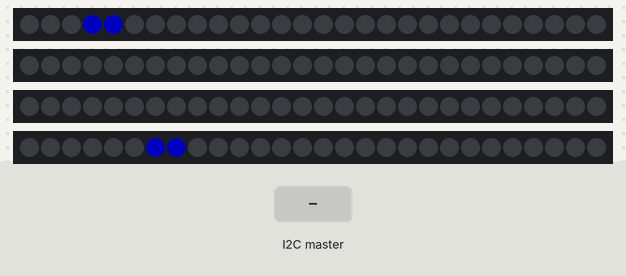
Bench run of a sketch on a simulated Arduino Uno, built with avr-gcc and run on an emulated ATmega328P. Shown: 4 × 28 RGB LEDs in strip order, left to right. Inputs (shaded band) come from the test bench. Dim RGB values are drawn brighter than linear; random numbers use the default seed unless the sketch sets one.

Above: at 1.35 s.
1.8 s: the I2C master sends "e"
At 2.7 s:
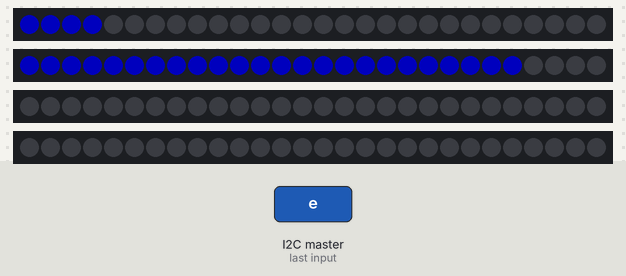
3.4 s: the I2C master sends "g"
At 3.83 s:
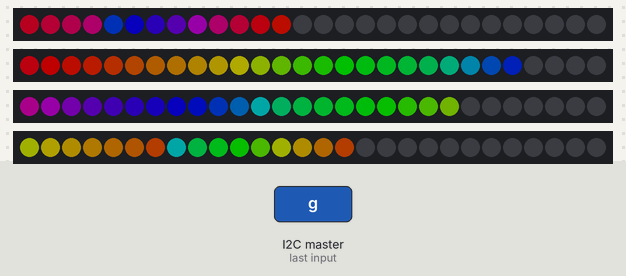
6.0 s: the I2C master sends "d"
At 6.19 s:
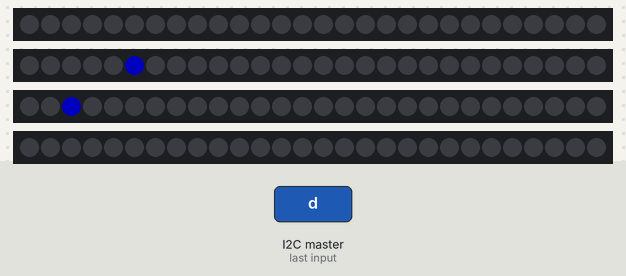
9.0 s: the I2C master sends "g"
At 9.2 s:
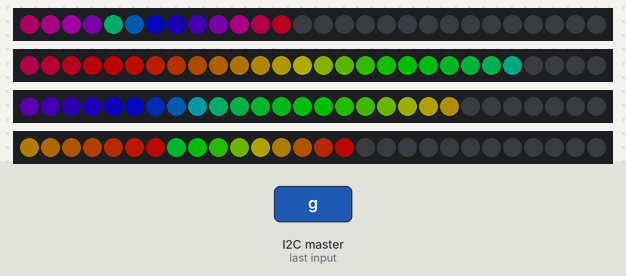
11.4 s: the I2C master sends "d"
At 11.57 s:
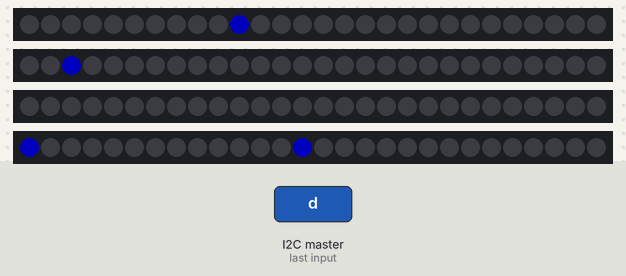
12.9 s: the I2C master sends "g"
At 13.52 s:
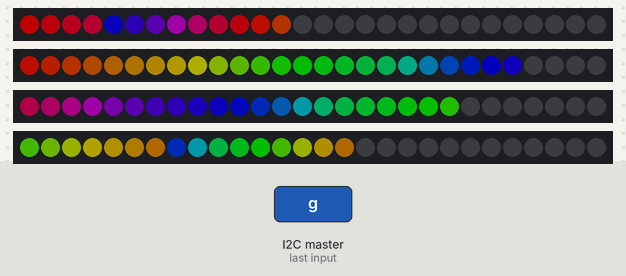

The sketch:

tactical_cyber_vest.ino
```cpp
#include "FastLED.h"
#include "Wire.h"

FASTLED_USING_NAMESPACE

#if defined(FASTLED_VERSION) && (FASTLED_VERSION < 3001000)
#warning "Requires FastLED 3.1 or later; check github for latest code."
#endif

#define LED_TYPE    WS2811
#define COLOR_ORDER GRB

typedef uint16_t ledaddr_t;

#define LED_ADDR(pin, led) ((pin<<8) | (led&0xff))
#define LED_TO_PIN(addr) ((addr>>8) & 0xff)
#define LED_TO_LED(addr) (addr & 0xff)

const uint8_t LED_PIN_COUNT = 4;
const uint8_t LED_LED_COUNT = 28;
const uint8_t LED_PINS[LED_PIN_COUNT] = {2, 3, 4, 5,};

const uint8_t I2C_ADDR = 4;

ledaddr_t upleft[] = {
  LED_ADDR(0,3),
  LED_ADDR(0,2),
  LED_ADDR(0,1),
  LED_ADDR(0,0),
  LED_ADDR(1,0),
  LED_ADDR(1,1),
  LED_ADDR(1,2),
  // snip
  LED_ADDR(1,3),
  LED_ADDR(1,4),
  LED_ADDR(1,5),
  LED_ADDR(1,6),
  LED_ADDR(1,7),
  LED_ADDR(1,8),
  LED_ADDR(1,9),
  LED_ADDR(1,10),
  LED_ADDR(1,11),
  LED_ADDR(1,12),
  LED_ADDR(1,13),
  LED_ADDR(1,14),
  LED_ADDR(1,15),
  LED_ADDR(1,16),
  LED_ADDR(1,17),
  LED_ADDR(1,18),
  LED_ADDR(1,19),
  LED_ADDR(1,20),
  LED_ADDR(1,21),
  LED_ADDR(1,22),
  LED_ADDR(1,23),
};

ledaddr_t loleft[] = {
  LED_ADDR(0, 4),
  LED_ADDR(0, 5),
  LED_ADDR(0, 6),
  LED_ADDR(0, 7),
  LED_ADDR(0, 8),
  LED_ADDR(0, 9),
  LED_ADDR(0, 10),
  LED_ADDR(0, 11),
  LED_ADDR(0, 12),
};

ledaddr_t upright[] = {
  LED_ADDR(3, 6),
  LED_ADDR(3, 5),
  LED_ADDR(3, 4),
  LED_ADDR(3, 3),
  LED_ADDR(3, 2),
  LED_ADDR(3, 1),
  LED_ADDR(3, 0),
  LED_ADDR(2, 0),
  LED_ADDR(2, 1),
  LED_ADDR(2, 2),
  LED_ADDR(2, 3),
  LED_ADDR(2, 4),
  LED_ADDR(2, 5),
  LED_ADDR(2, 6),
  LED_ADDR(2, 7),
  LED_ADDR(2, 8),
  LED_ADDR(2, 9),
  LED_ADDR(2, 10),
  LED_ADDR(2, 11),
  LED_ADDR(2, 12),
  LED_ADDR(2, 13),
  LED_ADDR(2, 14),
  LED_ADDR(2, 15),
  LED_ADDR(2, 16),
  LED_ADDR(2, 17),
  LED_ADDR(2, 18),
  LED_ADDR(2, 19),
  LED_ADDR(2, 20),
};
ledaddr_t loright[] = {
  LED_ADDR(3, 7),
  LED_ADDR(3, 8),
  LED_ADDR(3, 9),
  LED_ADDR(3, 10),
  LED_ADDR(3, 11),
  LED_ADDR(3, 12),
  LED_ADDR(3, 13),
  LED_ADDR(3, 14),
  LED_ADDR(3, 15),
};

ledaddr_t top[] = {
  LED_ADDR(3, 6),
  LED_ADDR(3, 5),
  LED_ADDR(3, 4),
  LED_ADDR(3, 3),
  LED_ADDR(3, 2),
  LED_ADDR(3, 1),
  LED_ADDR(3, 0),
  LED_ADDR(2, 20),
  LED_ADDR(2, 19),
  LED_ADDR(2, 18),
  LED_ADDR(2, 17),
  LED_ADDR(2, 16),
  LED_ADDR(2, 15),
  LED_ADDR(2, 14),
  LED_ADDR(2, 13),
  LED_ADDR(2, 12),
  LED_ADDR(2, 11),
  LED_ADDR(2, 10),
  LED_ADDR(2, 9),
  LED_ADDR(2, 8),
  LED_ADDR(2, 7),
  LED_ADDR(2, 6),
  LED_ADDR(2, 5),
  LED_ADDR(2, 4),
  LED_ADDR(2, 3),
  LED_ADDR(2, 2),
  LED_ADDR(2, 1),
  LED_ADDR(2, 0),
  //
  LED_ADDR(0,3),
  LED_ADDR(0,2),
  LED_ADDR(0,1),
  LED_ADDR(0,0),
  LED_ADDR(1,0),
  LED_ADDR(1,1),
  LED_ADDR(1,2),
  LED_ADDR(1,3),
  LED_ADDR(1,4),
  LED_ADDR(1,5),
  LED_ADDR(1,6),
  LED_ADDR(1,7),
  LED_ADDR(1,8),
  LED_ADDR(1,9),
  LED_ADDR(1,10),
  LED_ADDR(1,11),
  LED_ADDR(1,12),
  LED_ADDR(1,13),
  LED_ADDR(1,14),
  LED_ADDR(1,15),
  LED_ADDR(1,16),
  LED_ADDR(1,17),
  LED_ADDR(1,18),
  LED_ADDR(1,19),
  LED_ADDR(1,20),
  LED_ADDR(1,21),
  LED_ADDR(1,22),
  LED_ADDR(1,23),
};

ledaddr_t bottom[] = {
  LED_ADDR(3, 15),
  LED_ADDR(3, 14),
  LED_ADDR(3, 13),
  LED_ADDR(3, 12),
  LED_ADDR(3, 11),
  LED_ADDR(3, 10),
  LED_ADDR(3, 9),
  LED_ADDR(3, 8),
  LED_ADDR(3, 7),
  LED_ADDR(0, 4),
  LED_ADDR(0, 5),
  LED_ADDR(0, 6),
  LED_ADDR(0, 7),
  LED_ADDR(0, 8),
  LED_ADDR(0, 9),
  LED_ADDR(0, 10),
  LED_ADDR(0, 11),
  LED_ADDR(0, 12),
};

CRGB leds[LED_PIN_COUNT][LED_LED_COUNT];

#define BRIGHTNESS          80
#define FRAMES_PER_SECOND  120

void setup() {
  delay(500); // 2 second delay for recovery

  Wire.begin(I2C_ADDR);
  Wire.onReceive(i2c_receive);

  // tell FastLED about the LED strip configuration
  FastLED.addLeds<LED_TYPE, 2, COLOR_ORDER>(leds[0], LED_LED_COUNT).setCorrection(TypicalLEDStrip);
  FastLED.addLeds<LED_TYPE, 3, COLOR_ORDER>(leds[1], LED_LED_COUNT).setCorrection(TypicalLEDStrip);
  FastLED.addLeds<LED_TYPE, 4, COLOR_ORDER>(leds[2], LED_LED_COUNT).setCorrection(TypicalLEDStrip);
  FastLED.addLeds<LED_TYPE, 5, COLOR_ORDER>(leds[3], LED_LED_COUNT).setCorrection(TypicalLEDStrip);

  // set master brightness control
  FastLED.setBrightness(BRIGHTNESS);
}

// i2c callback
void i2c_receive(int count) {
  uint8_t c = 0;
  while ( Wire.available() ) {
    c = Wire.read();
    eval_cmd(c);
  }
}

uint8_t mode = 0;

void eval_cmd(uint8_t cmd) {
  switch ( cmd ) {
    case 100:
      mode = 0;
      start_mode();
      break;
    case 101:
      mode = 1;
      start_mode();
      break;
    case 102:
      mode = 2;
      start_mode();
      break;
    case 103:
      mode = 3;
      start_mode();
      break;
    case 104:
      mode = 4;
      start_mode();
      break;
    case 105:
      mode = 5;
      start_mode();
      break;
    case 200:
      FastLED.setBrightness(0);
      break;
    case 201:
      FastLED.setBrightness(3);
      break;
    case 202:
      FastLED.setBrightness(9);
      break;
    case 203:
      FastLED.setBrightness(27);
      break;
    case 204:
      FastLED.setBrightness(81);
      break;
    case 205:
      FastLED.setBrightness(243);
      break;
  }
}

void loop() {
  receive();

  sensors();

  EVERY_N_MILLISECONDS(10) {
    update_leds();
  }

  write_leds();

  // send the 'leds' array out to the actual LED strip
  FastLED.show();

//  EVERY_N_MILLISECONDS( 10 ) {
//    pos++;
//  }
//  return;

  // insert a delay to keep the framerate modest
//  FastLED.delay(1000/FRAMES_PER_SECOND);
  // do some periodic updates
//  EVERY_N_MILLISECONDS( 10 ) {
//    pos++;
//    if ( pos >= 28 ) {
//      pos = 0;
//    }
//  }
}

void start_mode() {
  switch (mode) {
    case 0:
      i_pulse();
      break;
    case 1:
      i_circle();
      break;
    case 2:
      i_runner();
      break;
    case 3:
      i_rainbow();
      break;
    case 4:
      i_black();
      break;
  }
}
void update_leds() {
  switch (mode) {
    case 0:
      u_pulse();
      break;
    case 1:
      u_circle();
      break;
    case 2:
      u_runner();
      break;
    case 3:
      u_rainbow();
      break;
    case 4:
      u_black();
      break;
  }
}
void write_leds() {
  switch (mode) {
    case 0:
      w_pulse();
      break;
    case 1:
      w_circle();
      break;
    case 2:
      w_runner();
      break;
    case 3:
      w_rainbow();
      break;
    case 4:
      w_black();
      break;
  }
}

uint8_t s0=0;
uint8_t s1=0;
ledaddr_t *sline=NULL;
uint8_t slen = 0;
void i_circle() {
  s1=0;
}
void w_circle() {
  if ( s1==0 ) {
    fill_solid(upleft, sizeof(upleft)/2, CRGB::Blue);
    fill_solid(upright, sizeof(upright)/2, CRGB::Black);
    fill_solid(loleft, sizeof(loleft)/2, CRGB::Black);
    fill_solid(loright, sizeof(loright)/2, CRGB::Black);
  } else if ( s1==1 ) {
    fill_solid(upleft, sizeof(upleft)/2, CRGB::Black);
    fill_solid(upright, sizeof(upright)/2, CRGB::Blue);
    fill_solid(loleft, sizeof(loleft)/2, CRGB::Black);
    fill_solid(loright, sizeof(loright)/2, CRGB::Black);
  } else if ( s1==2 ) {
    fill_solid(upleft, sizeof(upleft)/2, CRGB::Black);
    fill_solid(upright, sizeof(upright)/2, CRGB::Black);
    fill_solid(loleft, sizeof(loleft)/2, CRGB::Black);
    fill_solid(loright, sizeof(loright)/2, CRGB::Blue);
  } else if ( s1==3 ) {
    fill_solid(upleft, sizeof(upleft)/2, CRGB::Black);
    fill_solid(upright, sizeof(upright)/2, CRGB::Black);
    fill_solid(loleft, sizeof(loleft)/2, CRGB::Blue);
    fill_solid(loright, sizeof(loright)/2, CRGB::Black);
  }
}
void u_circle() {
  EVERY_N_MILLISECONDS(50) {
    s1++;
    if ( s1>3 ) {
      s1=0;
    }
  }
}

void i_pulse() {
  s1=0;
}
void w_pulse() {
  single_pos(upleft, sizeof(upleft)/2, s1);
  single_pos(upright, sizeof(upright)/2, s1);
  single_pos(loleft, sizeof(loleft)/2, s1);
  single_pos(loright, sizeof(loright)/2, s1);
}
void u_pulse() {
  EVERY_N_MILLISECONDS(5) {
    s1++;
    s1 &= 63;
  }
}

// runner --
void i_runner() {
  s0 = 3;
  s1 = 0;
  runner_pick(s1);
}
void runner_pick(uint8_t last) {
  last &= 3;
  s0 = (last + random8(3) + 1) % 4;
  switch ( s0) {
    case 0:
      sline = upleft;
      slen = sizeof(upleft)/2;
      break;
    case 1:
      sline = upright;
      slen = sizeof(upright)/2;
      break;
    case 2:
      sline = loleft;
      slen = sizeof(loleft)/2;
      break;
    default:
      sline = loright;
      slen = sizeof(loright)/2;
      break;
  }
}
void w_runner() {
  fill_solid(top, sizeof(top)/2, CRGB::Black);
  fill_solid(bottom, sizeof(bottom)/2, CRGB::Black);
  set_led(sline[s1], CRGB::Blue);
}
void u_runner() {
  if ( s0&4 == 0 ) {
    // up:
    if ( s1 < slen-1 ) {
      s1++;
    } else {
      s1--;
      s0|=4;
    }
  } else {
    // down:
    if ( s1 == 0 ) {
      // pick next branch:
      runner_pick(s0&4);
    } else {
      s1--;
    }
  }
}

// RAINBOW -- colours over all leds
void i_rainbow() {
  s1=0;
}
void w_rainbow() {
  fill_rainbow( top, sizeof(top)/2, s1, 7);
  fill_rainbow( bottom, sizeof(bottom)/2, s1, 14);
}
void u_rainbow() {
  s1+=1;
}

// BLACK
void i_black() {}
void w_black() {
  fill_solid(top, sizeof(top)/2, CRGB::Black);
  fill_solid(bottom, sizeof(bottom)/2, CRGB::Black);
}
void u_black() {}

void receive() {

}


void sensors() {
}

int numAllLeds;
uint8_t h = 0;
uint8_t bright=0;

void single_pos(ledaddr_t line[], uint8_t len, uint8_t pos) {
  for ( int i=0; i<len; i++) {
    ledaddr_t led = line[i];
    if ( i==pos ) {
      set_led(led, CRGB::Blue);
    } else {
      set_led(led, CRGB::Black);
    }
  }
}

int pos=0;
void run1() {
  grow(upleft, 28, pos/256.0f);
  grow(loleft, 9, pos/256.0f);
  grow(upright, 28, pos/256.0f);
  grow(loright, 9, pos/256.0f);
}


void set_led(ledaddr_t addr, const struct CRGB& color) {
  leds[LED_TO_PIN(addr)][LED_TO_LED(addr)] = color;
}

void set_led(ledaddr_t addr, const struct CHSV& color) {
  leds[LED_TO_PIN(addr)][LED_TO_LED(addr)] = color;
}

void grow(ledaddr_t line[], uint8_t led_num, float progress) {
  progress = max(0.0f, min(1.0f, progress));
  uint8_t active = led_num * progress;

  for ( int i=0; i<led_num; i++ ) {
    ledaddr_t led = line[i];
    if ( i==active ) {
      set_led(led, CRGB::Blue);
    } else {
      set_led(led, CRGB::Black);
    }
  }
}


//-- FASTLEDFOO
void fill_rainbow(ledaddr_t line[], int numToFill, uint8_t initialhue, uint8_t deltahue) {
  CHSV hsv;
  hsv.hue = initialhue;
  hsv.val = 255;
  hsv.sat = 240;
  for ( int i=0; i<numToFill; i++) {
    set_led(line[i], hsv);
    hsv.hue += deltahue;
  }
}

void fill_solid(ledaddr_t line[], int numToFill, const struct CRGB& color) {
  for ( int i=0; i<numToFill; i++ ) {
    set_led(line[i], color);
  }
}

void fill_solid(ledaddr_t line[], int numToFill, const struct CHSV& color) {
  for ( int i=0; i<numToFill; i++ ) {
    set_led(line[i], color);
  }
}

void nscale8(ledaddr_t line[], uint16_t num_leds, uint8_t scale) {
  for ( uint16_t i=0; i<num_leds; i++ ) {
    ledaddr_t addr = line[i];
    leds[LED_TO_PIN(addr)][LED_TO_LED(addr)].nscale8(scale);
  }
}
```
